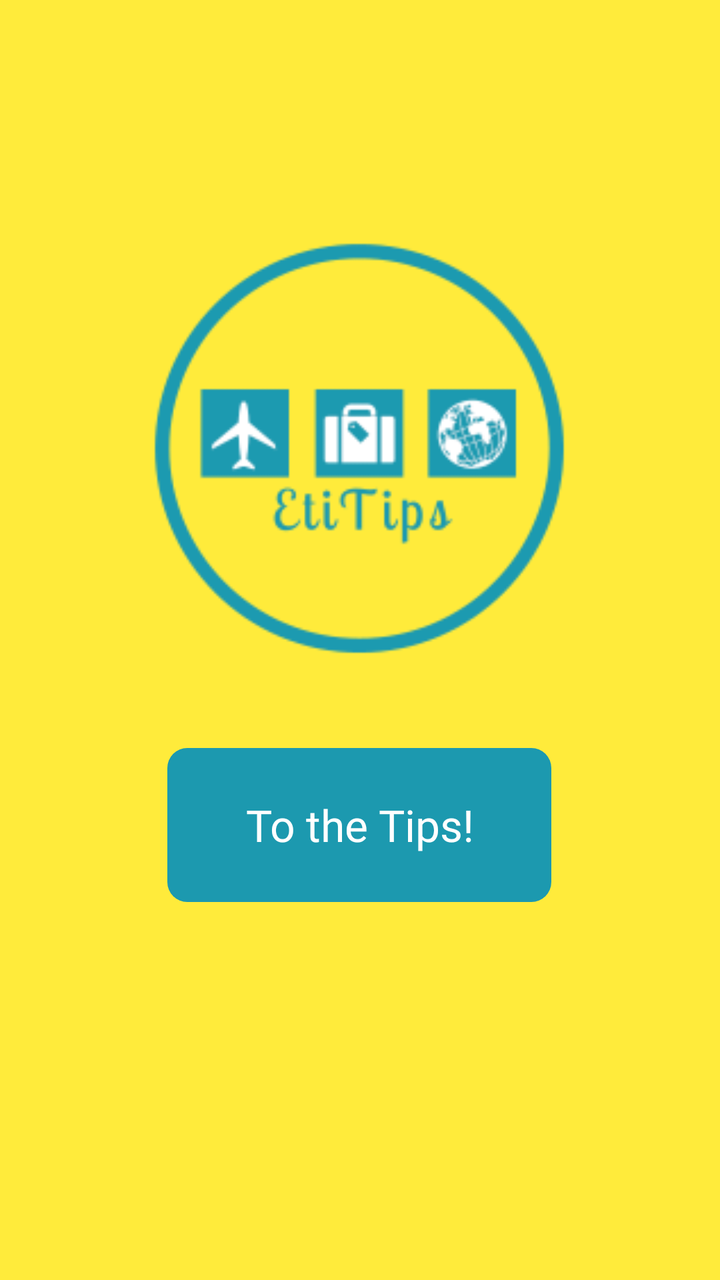
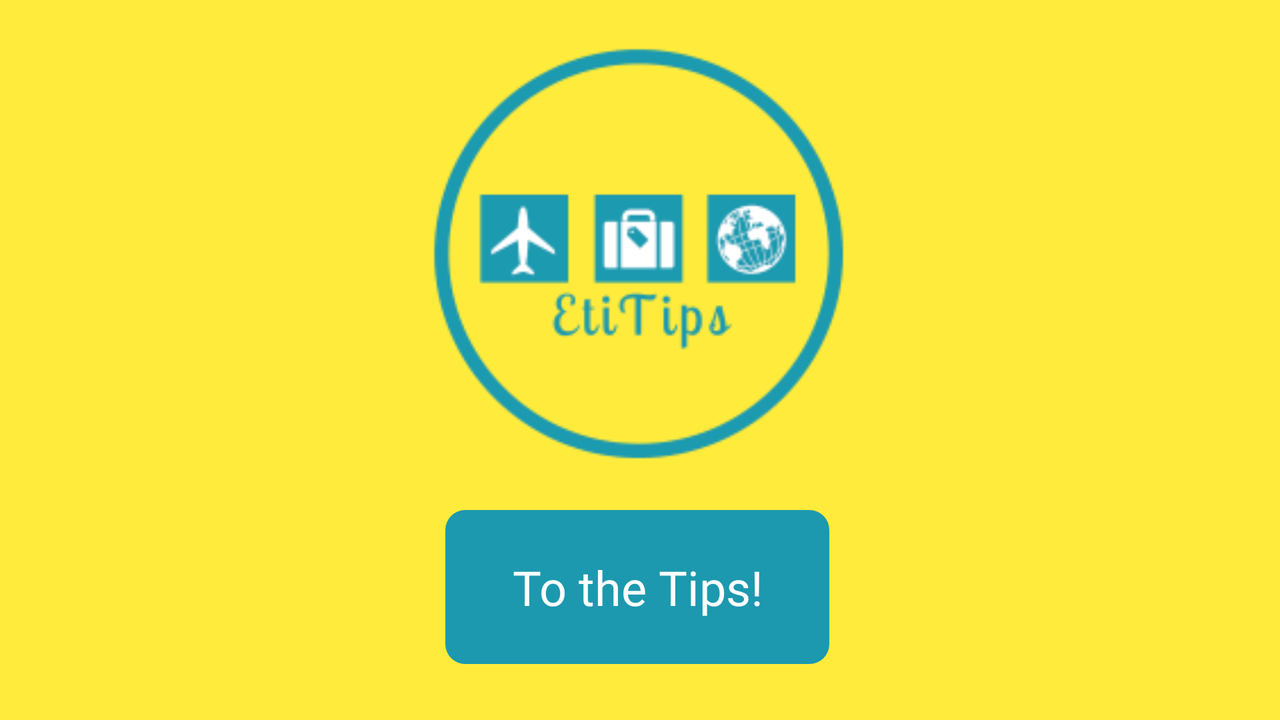

The same Android screen from two of the app's own layout files: first res/layout/ as a phone draws it, then the repository's variant for another configuration, drawn on a device whose configuration selects that folder. Both files follow.
<!-- AndroidManifest.xml: application theme AppTheme -->
<!-- res/layout/activity_main.xml -->
<?xml version="1.0" encoding="utf-8"?>
<androidx.constraintlayout.widget.ConstraintLayout
        xmlns:android="http://schemas.android.com/apk/res/android"
        xmlns:tools="http://schemas.android.com/tools"
        xmlns:app="http://schemas.android.com/apk/res-auto"
        android:layout_width="match_parent"
        android:layout_height="match_parent"
        android:background="@color/mainScreenBg"
        tools:context=".MainActivity">
    <Button
            android:text="@string/main_button_text"
            android:layout_width="192dp"
            android:layout_height="77dp"
            android:id="@+id/button" app:layout_constraintStart_toStartOf="parent" android:layout_marginStart="16dp"
            app:layout_constraintEnd_toEndOf="parent" android:layout_marginEnd="16dp"
            android:layout_marginBottom="189dp" app:layout_constraintBottom_toBottomOf="parent"
            android:background="@drawable/button_background" android:textColor="#FFFFFF"
            android:textSize="22sp"
            android:textAllCaps="false" android:fontFamily="@font/amita" android:elevation="3dp"
            android:stateListAnimator="@null" app:layout_constraintHorizontal_bias="0.497"/>
    <ImageView
            android:layout_width="238dp"
            android:layout_height="227dp" app:srcCompat="@drawable/etitips_logo"
            android:id="@+id/logo"
            app:layout_constraintStart_toStartOf="parent" android:layout_marginStart="16dp"
            app:layout_constraintEnd_toEndOf="parent" android:layout_marginEnd="16dp" android:layout_marginBottom="16dp"
            app:layout_constraintBottom_toTopOf="@+id/button" android:layout_marginTop="16dp"
            app:layout_constraintTop_toTopOf="parent" app:layout_constraintHorizontal_bias="0.497"
            app:layout_constraintVertical_bias="0.823" android:contentDescription="@string/logo_desc"/>
</androidx.constraintlayout.widget.ConstraintLayout>
<!-- resources referenced by this layout -->
<resources>
  <color name="mainScreenBg">#FFEB3B</color>
  <!-- drawable button_background (drawable) -->
  <?xml version="1.0" encoding="utf-8"?>
  <shape xmlns:android="http://schemas.android.com/apk/res/android"
      android:shape="rectangle" android:tint="@color/colorLogo">
      <corners android:radius="10dp"/>
  </shape>
  <!-- drawable etitips_logo: png bitmap (drawable, 10879 bytes) -->
  <string name="logo_desc">logo</string>
  <string name="main_button_text">To the Tips!</string>
  <style name="AppTheme" parent="Theme.AppCompat.Light.NoActionBar">
          
          <item name="colorPrimary">@color/colorPrimary</item>
          <item name="colorPrimaryDark">@color/colorPrimaryDark</item>
          <item name="colorAccent">@color/colorAccent</item>
      </style>
  <color name="colorLogo">#1C99AF</color>
  <color name="colorPrimary">#1C99AF</color>
  <color name="colorPrimaryDark">#00574B</color>
  <color name="colorAccent">#D81B60</color>
</resources>
<!-- res/layout-land/activity_main.xml (the repository's variant of the layout above) -->
<!-- drawn on the phone turned sideways -->
<?xml version="1.0" encoding="utf-8"?>
<androidx.constraintlayout.widget.ConstraintLayout
        xmlns:android="http://schemas.android.com/apk/res/android"
        xmlns:tools="http://schemas.android.com/tools"
        xmlns:app="http://schemas.android.com/apk/res-auto"
        android:layout_width="match_parent"
        android:layout_height="match_parent"
        android:background="@color/mainScreenBg"
        tools:context=".MainActivity">
    <Button
            android:text="@string/main_button_text"
            android:layout_width="192dp"
            android:layout_height="77dp"
            android:id="@+id/button"
            android:background="@drawable/button_background" android:textColor="#FFFFFF"
            android:textSize="24sp"
            android:textAllCaps="false" android:fontFamily="@font/amita" android:elevation="3dp"
            android:stateListAnimator="@null"
            android:backgroundTintMode="add" android:textAlignment="center"
            android:layout_marginTop="8dp"
            app:layout_constraintTop_toBottomOf="@+id/logo" app:layout_constraintBottom_toBottomOf="parent"
            android:layout_marginBottom="8dp" android:layout_marginEnd="8dp" app:layout_constraintEnd_toEndOf="parent"
            android:layout_marginStart="8dp" app:layout_constraintStart_toStartOf="parent"
            app:layout_constraintHorizontal_bias="0.497" app:layout_constraintVertical_bias="0.255"/>
    <ImageView
            android:layout_width="238dp"
            android:layout_height="227dp" app:srcCompat="@drawable/etitips_logo"
            android:id="@+id/logo"
            android:contentDescription="@string/logo_desc"
            android:layout_marginTop="8dp"
            app:layout_constraintTop_toTopOf="parent" android:layout_marginBottom="8dp"
            app:layout_constraintBottom_toBottomOf="parent" android:layout_marginEnd="8dp"
            app:layout_constraintEnd_toEndOf="parent" android:layout_marginStart="8dp"
            app:layout_constraintStart_toStartOf="parent" app:layout_constraintHorizontal_bias="0.498"
            app:layout_constraintVertical_bias="0.047"/>
</androidx.constraintlayout.widget.ConstraintLayout>
